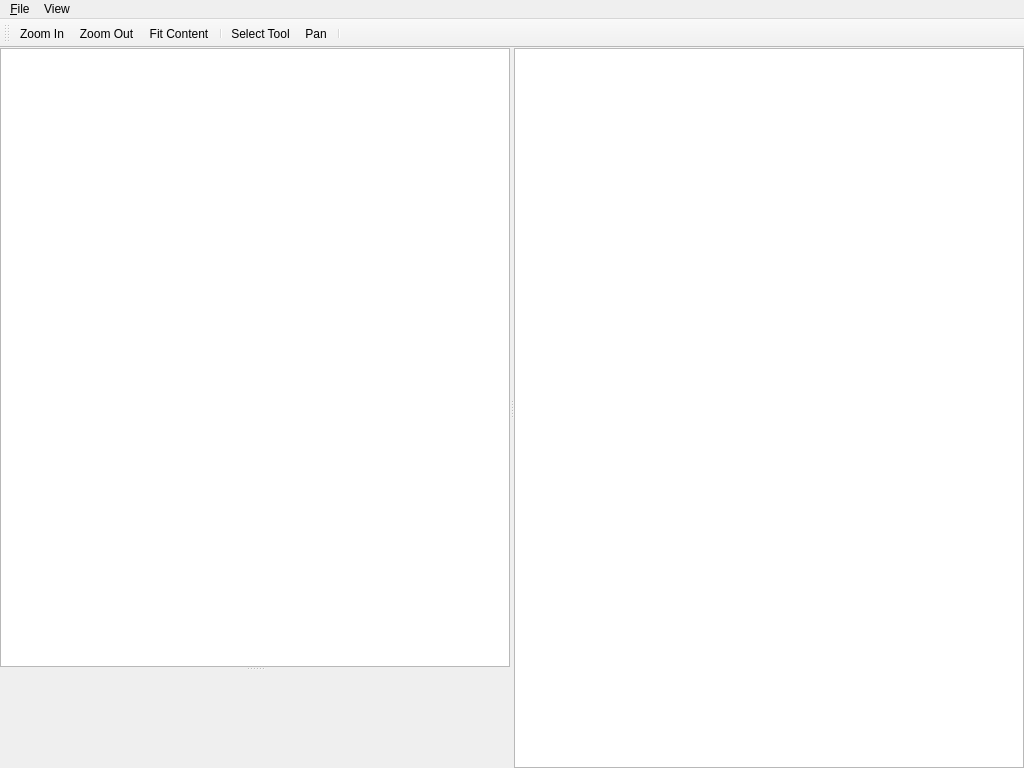
<?xml version="1.0" encoding="UTF-8"?>
<ui version="4.0">
 <class>SMEditorWindow</class>
 <widget class="QMainWindow" name="SMEditorWindow">
  <property name="geometry">
   <rect>
    <x>0</x>
    <y>0</y>
    <width>1024</width>
    <height>768</height>
   </rect>
  </property>
  <property name="windowTitle">
   <string>Cyberiada State Machine Editor</string>
  </property>
  <property name="windowIcon">
   <iconset resource="smeditor.qrc">
    <normaloff>:/Icons/images/cyberiada.png</normaloff>:/Icons/images/cyberiada.png</iconset>
  </property>
  <widget class="QWidget" name="centralwidget">
   <layout class="QGridLayout" name="gridLayout">
    <property name="leftMargin">
     <number>0</number>
    </property>
    <property name="topMargin">
     <number>0</number>
    </property>
    <property name="rightMargin">
     <number>0</number>
    </property>
    <property name="bottomMargin">
     <number>0</number>
    </property>
    <property name="spacing">
     <number>0</number>
    </property>
    <item row="0" column="0">
     <widget class="QSplitter" name="vSplitter">
      <property name="orientation">
       <enum>Qt::Horizontal</enum>
      </property>
      <widget class="QSplitter" name="hSplitter">
       <property name="orientation">
        <enum>Qt::Vertical</enum>
       </property>
       <widget class="CyberiadaSMView" name="SMView">
        <property name="sizePolicy">
         <sizepolicy hsizetype="Preferred" vsizetype="Expanding">
          <horstretch>0</horstretch>
          <verstretch>0</verstretch>
         </sizepolicy>
        </property>
        <property name="editTriggers">
         <set>QAbstractItemView::NoEditTriggers</set>
        </property>
        <property name="iconSize">
         <size>
          <width>32</width>
          <height>32</height>
         </size>
        </property>
        <property name="animated">
         <bool>true</bool>
        </property>
        <attribute name="headerVisible">
         <bool>false</bool>
        </attribute>
       </widget>
       <widget class="CyberiadaSMPropertiesWidget" name="propertiesWidget" native="true"/>
      </widget>
      <widget class="CyberiadaSMGraphicsView" name="sceneView"/>
     </widget>
    </item>
   </layout>
  </widget>
  <widget class="QMenuBar" name="menuBar">
   <property name="geometry">
    <rect>
     <x>0</x>
     <y>0</y>
     <width>1024</width>
     <height>19</height>
    </rect>
   </property>
   <widget class="QMenu" name="menuFile">
    <property name="title">
     <string>&amp;File</string>
    </property>
    <addaction name="actionOpen"/>
    <addaction name="actionSave"/>
    <addaction name="actionSaveAs"/>
    <addaction name="separator"/>
    <addaction name="actionExit"/>
   </widget>
   <widget class="QMenu" name="menuView">
    <property name="title">
     <string>View</string>
    </property>
    <addaction name="actionFont"/>
    <addaction name="separator"/>
    <addaction name="zoomInAction"/>
    <addaction name="zoomOutAction"/>
    <addaction name="fitContentAction"/>
    <addaction name="separator"/>
    <addaction name="transitionTextAction"/>
    <addaction name="inspectorModeAction"/>
    <addaction name="separator"/>
    <addaction name="propertiesAction"/>
   </widget>
   <addaction name="menuFile"/>
   <addaction name="menuView"/>
  </widget>
  <widget class="QToolBar" name="mainToolBar">
   <attribute name="toolBarArea">
    <enum>TopToolBarArea</enum>
   </attribute>
   <attribute name="toolBarBreak">
    <bool>false</bool>
   </attribute>
   <addaction name="zoomInAction"/>
   <addaction name="zoomOutAction"/>
   <addaction name="fitContentAction"/>
   <addaction name="separator"/>
   <addaction name="selectToolAction"/>
   <addaction name="panAction"/>
   <addaction name="separator"/>
  </widget>
  <action name="actionOpen">
   <property name="text">
    <string>&amp;Open...</string>
   </property>
  </action>
  <action name="actionExit">
   <property name="text">
    <string>E&amp;xit</string>
   </property>
  </action>
  <action name="actionFont">
   <property name="text">
    <string>Font</string>
   </property>
  </action>
  <action name="zoomInAction">
   <property name="checkable">
    <bool>true</bool>
   </property>
   <property name="icon">
    <iconset resource="smeditor.qrc">
     <normaloff>:/Icons/images/zoom-in.png</normaloff>:/Icons/images/zoom-in.png</iconset>
   </property>
   <property name="text">
    <string>Zoom In</string>
   </property>
  </action>
  <action name="zoomOutAction">
   <property name="checkable">
    <bool>true</bool>
   </property>
   <property name="icon">
    <iconset resource="smeditor.qrc">
     <normaloff>:/Icons/images/zoom-out.png</normaloff>:/Icons/images/zoom-out.png</iconset>
   </property>
   <property name="text">
    <string>Zoom Out</string>
   </property>
  </action>
  <action name="fitContentAction">
   <property name="icon">
    <iconset resource="smeditor.qrc">
     <normaloff>:/Icons/images/fit-content.png</normaloff>:/Icons/images/fit-content.png</iconset>
   </property>
   <property name="text">
    <string>Fit Content</string>
   </property>
  </action>
  <action name="panAction">
   <property name="checkable">
    <bool>true</bool>
   </property>
   <property name="icon">
    <iconset resource="smeditor.qrc">
     <normaloff>:/Icons/images/hand.png</normaloff>:/Icons/images/hand.png</iconset>
   </property>
   <property name="text">
    <string>Pan</string>
   </property>
   <property name="toolTip">
    <string>Pan</string>
   </property>
  </action>
  <action name="selectToolAction">
   <property name="checkable">
    <bool>true</bool>
   </property>
   <property name="icon">
    <iconset resource="smeditor.qrc">
     <normaloff>:/Icons/images/cursor.png</normaloff>:/Icons/images/cursor.png</iconset>
   </property>
   <property name="text">
    <string>Select Tool</string>
   </property>
   <property name="toolTip">
    <string>Select Tool</string>
   </property>
  </action>
  <action name="transitionTextAction">
   <property name="checkable">
    <bool>true</bool>
   </property>
   <property name="text">
    <string>Текст на переходах</string>
   </property>
  </action>
  <action name="inspectorModeAction">
   <property name="checkable">
    <bool>true</bool>
   </property>
   <property name="text">
    <string>Режим инспектора</string>
   </property>
  </action>
  <action name="propertiesAction">
   <property name="text">
    <string>Настройки</string>
   </property>
  </action>
  <action name="actionDeleteElement">
   <property name="icon">
    <iconset resource="smeditor.qrc">
     <normaloff>:/Icons/images/remove.png</normaloff>:/Icons/images/remove.png</iconset>
   </property>
   <property name="text">
    <string>Delete Element</string>
   </property>
  </action>
  <action name="actionSave">
   <property name="text">
    <string>&amp;Save...</string>
   </property>
   <property name="shortcut">
    <string>Ctrl+S</string>
   </property>
  </action>
  <action name="actionSaveAs">
   <property name="text">
    <string>&amp;Save as...</string>
   </property>
   <property name="shortcut">
    <string>Ctrl+Shift+S</string>
   </property>
  </action>
 </widget>
 <customwidgets>
  <customwidget>
   <class>CyberiadaSMView</class>
   <extends>QTreeView</extends>
   <header>cyberiadasm_view.h</header>
   <slots>
    <signal>currentIndexActivated(QModelIndex)</signal>
   </slots>
  </customwidget>
  <customwidget>
   <class>CyberiadaSMPropertiesWidget</class>
   <extends>QWidget</extends>
   <header>cyberiadasm_properties_widget.h</header>
   <container>1</container>
   <slots>
    <slot>slotElementSelected(QModelIndex)</slot>
   </slots>
  </customwidget>
  <customwidget>
   <class>CyberiadaSMGraphicsView</class>
   <extends>QGraphicsView</extends>
   <header>cyberiadasm_editor_view.h</header>
  </customwidget>
 </customwidgets>
 <resources>
  <include location="smeditor.qrc"/>
 </resources>
 <connections>
  <connection>
   <sender>actionExit</sender>
   <signal>triggered()</signal>
   <receiver>SMEditorWindow</receiver>
   <slot>close()</slot>
   <hints>
    <hint type="sourcelabel">
     <x>-1</x>
     <y>-1</y>
    </hint>
    <hint type="destinationlabel">
     <x>511</x>
     <y>383</y>
    </hint>
   </hints>
  </connection>
  <connection>
   <sender>actionOpen</sender>
   <signal>triggered()</signal>
   <receiver>SMEditorWindow</receiver>
   <slot>slotFileOpen()</slot>
   <hints>
    <hint type="sourcelabel">
     <x>-1</x>
     <y>-1</y>
    </hint>
    <hint type="destinationlabel">
     <x>511</x>
     <y>383</y>
    </hint>
   </hints>
  </connection>
  <connection>
   <sender>SMView</sender>
   <signal>currentIndexActivated(QModelIndex)</signal>
   <receiver>propertiesWidget</receiver>
   <slot>slotElementSelected(QModelIndex)</slot>
   <hints>
    <hint type="sourcelabel">
     <x>511</x>
     <y>216</y>
    </hint>
    <hint type="destinationlabel">
     <x>511</x>
     <y>582</y>
    </hint>
   </hints>
  </connection>
  <connection>
   <sender>actionSave</sender>
   <signal>triggered()</signal>
   <receiver>SMEditorWindow</receiver>
   <slot>slotFileSave()</slot>
   <hints>
    <hint type="sourcelabel">
     <x>-1</x>
     <y>-1</y>
    </hint>
    <hint type="destinationlabel">
     <x>511</x>
     <y>383</y>
    </hint>
   </hints>
  </connection>
  <connection>
   <sender>actionSaveAs</sender>
   <signal>triggered()</signal>
   <receiver>SMEditorWindow</receiver>
   <slot>slotFileSaveAs()</slot>
   <hints>
    <hint type="sourcelabel">
     <x>-1</x>
     <y>-1</y>
    </hint>
    <hint type="destinationlabel">
     <x>511</x>
     <y>383</y>
    </hint>
   </hints>
  </connection>
 </connections>
 <slots>
  <slot>slotFileOpen()</slot>
  <slot>slotFileSave()</slot>
  <slot>slotFileSaveAs()</slot>
 </slots>
</ui>
